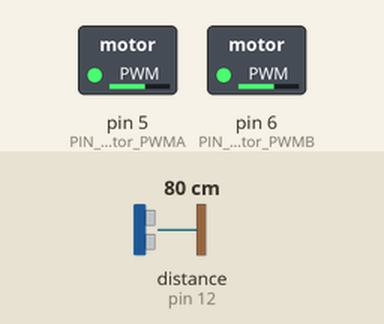
The sketch below on a simulated Arduino Uno, built with avr-gcc and run on an emulated ATmega328P. Shown: switched loads named in the sketch (green lamp = pin HIGH). Wiring (inferred from the names in the program): ultrasonic range finder: trigger pin 13; echo pin 12. The test bench sets the inputs (shaded band); at power-on: distance to the obstacle (sensor on pin 12) 80 cm. The echo pulse lasts 58.3 µs per cm; pins used as bus, display or sensor lines are not drawn.

Above: at 1.2 s.
1.3 s: distance to the obstacle (sensor on pin 12) set to 54 cm
2.8 s: distance to the obstacle (sensor on pin 12) set to 47 cm
At 4.0 s:
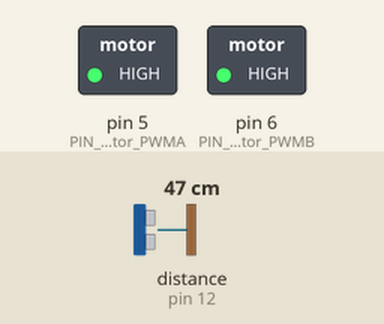
4.3 s: distance to the obstacle (sensor on pin 12) set to 60 cm
At 5.5 s:
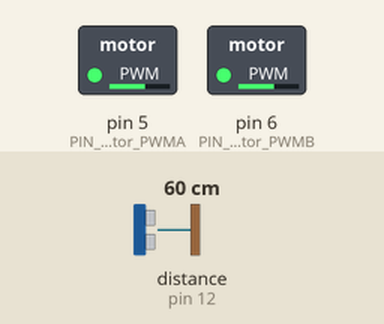
5.8 s: distance to the obstacle (sensor on pin 12) set to 2 cm
At 6.6 s:
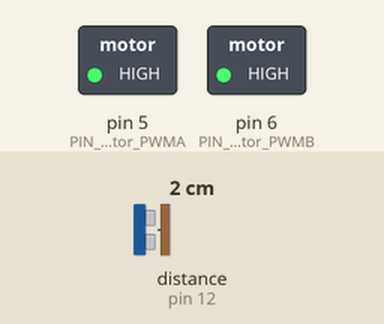
Timing chart, 0 to 8.3 s (numbered marks = the images above; inputs shaded):
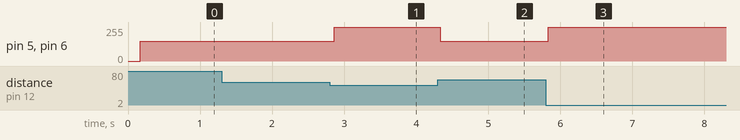

The sketch:

Main_Instructor_Copy.ino
```cpp
//Motor Pin definitions. A = Right, B = Left
#define PIN_Motor_PWMA 5 //right motor PWM
#define PIN_Motor_PWMB 6 //left Motor PWM
#define PIN_Motor_BIN_1 8 //Write Motor Speed
#define PIN_Motor_AIN_1 7
#define PIN_Motor_STBY 3

//Line tracker pins
#define PIN_ITR20001_L A2
#define PIN_ITR20001_M A1
#define PIN_ITR20001_R A0

//Ultrasonic PIN definitions
#define ECHO 12
#define TRIG 13

//Servo motor pin
#define ULTRA_Serv 10 //servo motor for ultra sensor.

#define IR_RECEIVE_PIN 9


void setup() {
  pinMode(TRIG, OUTPUT);
  pinMode(ECHO, INPUT);
  LineTrackerSetup();
  Serial.begin(9600);

}


float duration, distance;
int primeOffset[] = {11,37,61,97};

void loop() {

  //prime offset is here to try and prevent robots from using ultrasonic sensors at the same time.
  delay(60+primeOffset[1]);

  if(measureDistance()<50){
    driveForward(255);
  }else{
    driveRight(150);
  }

}


/*
 * Uses Ultrasonic sensor to measure distance.
 *
 * returns an int value representing the distance of an object infront of the sensor in CM.
 */
int measureDistance()
{
  //Making sure trigger is disabled to avoid echos.
    float sum = 0;
  const int samples = 5;
  for (int i = 0; i < samples; i++) {
    digitalWrite(TRIG, LOW);
    delayMicroseconds(20);
    digitalWrite(TRIG, HIGH);
    delayMicroseconds(10);
    digitalWrite(TRIG, LOW);
    long duration = pulseIn(ECHO, HIGH, 25000);
    if (duration > 0) sum += (duration * 0.0343) / 2;
    delay(10);
  }
  return sum / samples;
}

/*
 * Sets Motors to drive foward
 */
void driveForward(int speed)
{
  digitalWrite(PIN_Motor_STBY, HIGH);
  digitalWrite(PIN_Motor_AIN_1, HIGH);
  digitalWrite(PIN_Motor_BIN_1, HIGH);
  analogWrite(PIN_Motor_PWMA, speed);
  analogWrite(PIN_Motor_PWMB, speed);
}

/*
 * Sets motors to drive in reverse.
 */
void driveReverse(int speed){
  digitalWrite(PIN_Motor_STBY, HIGH);
  digitalWrite(PIN_Motor_AIN_1, LOW);
  digitalWrite(PIN_Motor_BIN_1, LOW);
  analogWrite(PIN_Motor_PWMA, speed);
  analogWrite(PIN_Motor_PWMB, speed);
}


/*
 * Function turns the robot car to the right. Spins right left wheels forward, right wheels backward.
 */
void driveRight(int speed){
  digitalWrite(PIN_Motor_STBY, HIGH);
  digitalWrite(PIN_Motor_AIN_1, LOW);
  digitalWrite(PIN_Motor_BIN_1, HIGH);
  analogWrite(PIN_Motor_PWMA, speed);
  analogWrite(PIN_Motor_PWMB, speed);
}

/*
 * Function turns the robot car to the right. Spins right left wheel backward, right wheels forward.
 */
void driveLeft(int speed){
  digitalWrite(PIN_Motor_STBY, HIGH);
  digitalWrite(PIN_Motor_AIN_1, HIGH);
  digitalWrite(PIN_Motor_BIN_1, LOW);
  analogWrite(PIN_Motor_PWMA, speed);
  analogWrite(PIN_Motor_PWMB, speed);
}

/*
 * Stops motors from turning
 */
void driveStop(){
  digitalWrite(PIN_Motor_STBY, LOW);
  analogWrite(PIN_Motor_PWMA, 0);
  analogWrite(PIN_Motor_PWMB, 0);
}

float LineRight(){
  return analogRead(PIN_ITR20001_R);
}

float LineMiddle(){
  return analogRead(PIN_ITR20001_M);
}
float LineLeft(){
  return analogRead(PIN_ITR20001_L);
}


void LineTrackerSetup(){
  pinMode(PIN_ITR20001_R, INPUT);
  pinMode(PIN_ITR20001_M, INPUT);
  pinMode(PIN_ITR20001_L, INPUT);
}
```

Measured:
- the behaviour switches between 51 and 50 cm on distance to the obstacle (sensor on pin 12) (found by bisection; images 0 and 1)
- after the input at 1.3 s, every drawn part: stays the same
- after the input at 2.8 s, pin 5 (PIN_Motor_PWMA), pin 6 (PIN_Motor_PWMB): 150/255 → 255/255 after 0.06 s
- after the input at 4.3 s, pin 5 (PIN_Motor_PWMA), pin 6 (PIN_Motor_PWMB): 255/255 → 150/255 at once
- after the input at 5.8 s, pin 5 (PIN_Motor_PWMA), pin 6 (PIN_Motor_PWMB): 150/255 → 255/255 at once
